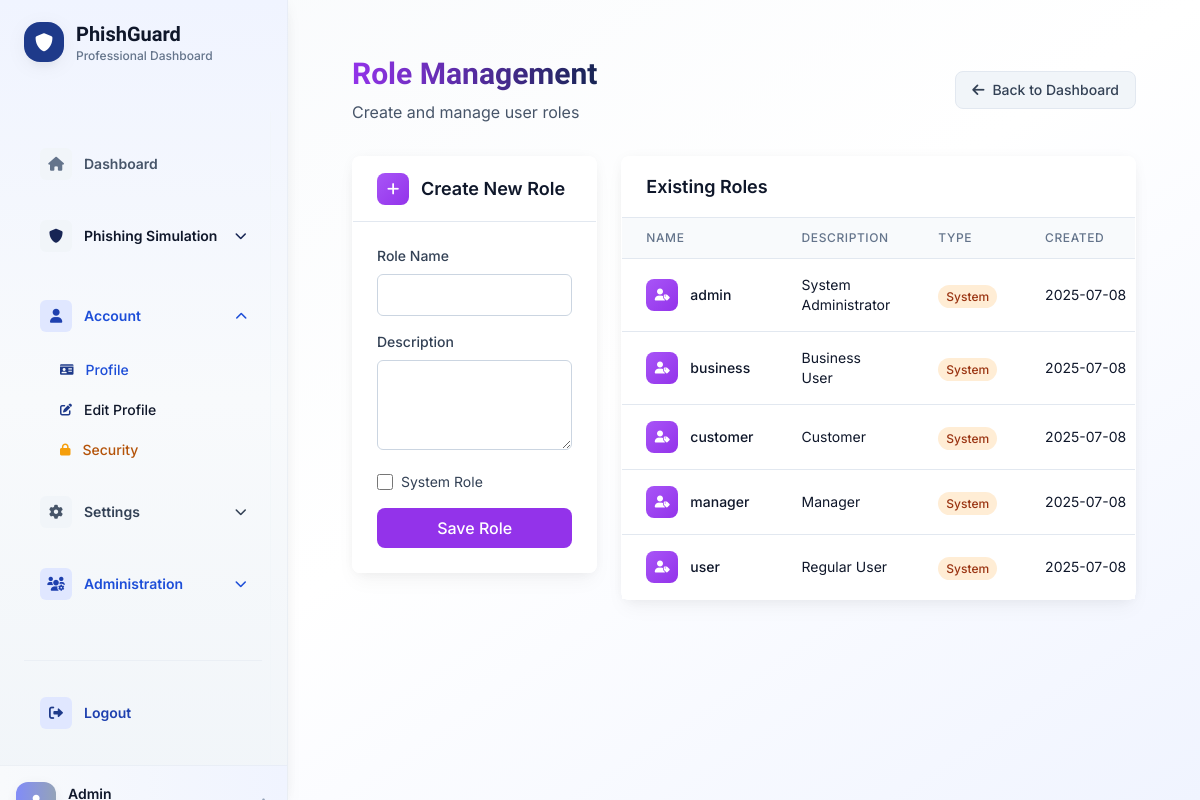
The page /admin/roles (signed in) on the database its author committed.
### app/models/user.py (models this page shows, shortened)
class User(UserMixin, db.Model):
    __tablename__ = 'users'
    id = db.Column(db.Integer, primary_key=True)
    email = db.Column(db.String(120), unique=True, nullable=False, index=True)
    password_hash = db.Column(db.String(255), nullable=False)
    first_name = db.Column(db.String(50), nullable=False)
    last_name = db.Column(db.String(50), nullable=False)
    phone_number = db.Column(db.String(20), nullable=True)
    date_of_birth = db.Column(db.Date, nullable=True)
    country = db.Column(db.String(2), nullable=False)  # ISO country code
    city = db.Column(db.String(100), nullable=False)
    address = db.Column(db.String(200), nullable=True)
    preferred_language = db.Column(db.String(5), nullable=False, default='en')
    account_type = db.Column(db.String(20), nullable=False, default='customer')  # customer, business, both
    account_status = db.Column(db.String(20), nullable=False, default='active')  # active, inactive, banned
    email_verified = db.Column(db.Boolean, nullable=False, default=False)
    email_verification_token = db.Column(db.String(255), nullable=True)
    email_verification_token_expires = db.Column(db.DateTime, nullable=True)
    business_name = db.Column(db.String(100), nullable=True)
    business_type = db.Column(db.String(50), nullable=True)
    business_description = db.Column(db.Text, nullable=True)
    website_url = db.Column(db.String(200), nullable=True)
    profile_image_url = db.Column(db.String(500), nullable=True)
    profile_image_thumbnail_url = db.Column(db.String(500), nullable=True)
    created_at = db.Column(db.DateTime, nullable=False, default=datetime.now)
    updated_at = db.Column(db.DateTime, nullable=False, default=datetime.now, onupdate=datetime.now)
    last_login = db.Column(db.DateTime, nullable=True)
    from app.models.rbac import user_roles
    roles = db.relationship('Role',
                          secondary=user_roles,
                          backref=db.backref('users', lazy='dynamic'),
                          lazy='dynamic')
    def has_role(self, role_name: str) -> bool:
        return self.roles.filter_by(name=role_name).first() is not None

### app/models/rbac.py (models this page shows, shortened)
class Role(db.Model):
    __tablename__ = 'roles'
    id = db.Column(db.Integer, primary_key=True)
    name = db.Column(db.String(64), unique=True, nullable=False)
    description = db.Column(db.String(255), nullable=True)
    is_system = db.Column(db.Boolean, default=False)  # System roles cannot be deleted
    created_at = db.Column(db.DateTime, default=datetime.now)
    permissions = db.relationship('Permission',
                                secondary=role_permissions,
                                back_populates='roles',
                                lazy='dynamic')

### app/views/admin/views.py (the view)
    def decorated_function(*args, **kwargs):
        if not current_user.is_authenticated or not current_user.has_role('admin'):
            flash('Access denied. Admin privileges required.', 'error')
            return redirect(url_for('main.index'))
        return f(*args, **kwargs)

### app/templates/admin/roles.html (shortened to what this page needs)
{% extends "layouts/app.html" %}
{% block page_content %}
<div class="max-w-7xl mx-auto px-4 sm:px-6 lg:px-8 py-6">
    <div class="mb-8">
        <div class="flex flex-col sm:flex-row sm:items-center sm:justify-between gap-4">
            <div>
                <h1
                    class="text-2xl md:text-3xl font-display font-bold bg-gradient-to-r from-purple-600 to-accent-600 bg-clip-text text-transparent">
                </h1>
                <p class="mt-2 text-sm md:text-base text-slate-600">Create and manage user roles</p>
            </div>
            <a href="{{ url_for('admin.dashboard') }}"
                class="inline-flex items-center px-4 py-2 bg-slate-100 hover:bg-slate-200 text-slate-700 text-sm font-medium rounded-lg transition-all duration-200 border border-slate-200">
                <i class="fas fa-arrow-left mr-2"></i>
                Back to Dashboard
            </a>
        </div>
    </div>
    <div class="grid grid-cols-1 lg:grid-cols-3 gap-6">
        <div class="lg:col-span-1">
            <div class="bg-white/90 backdrop-blur-xl rounded-lg border border-white/50 shadow-soft">
                <div class="px-6 py-4 border-b border-slate-200">
                    <h3 class="text-lg font-semibold text-slate-900 flex items-center">
                        <div
                            class="w-8 h-8 bg-gradient-to-br from-purple-500 to-purple-600 rounded-lg flex items-center justify-center mr-3">
                            <i class="fas fa-plus text-white text-sm"></i>
                        </div>
                        Create New Role
                    </h3>
                </div>
                <div class="p-6">
                    <form method="POST" action="{{ url_for('admin.create_role') }}">
                        <div class="space-y-4">
                            <div>
                                {{ form.name.label(class="block text-sm font-medium text-slate-700 mb-2") }}
                                {{ form.name(class="w-full px-3 py-2 border border-slate-300 rounded-md
                                focus:outline-none focus:ring-2 focus:ring-purple-500 focus:border-purple-500") }}
                            </div>
                            <div>
                                {{ form.description.label(class="block text-sm font-medium text-slate-700 mb-2") }}
                                {{ form.description(class="w-full px-3 py-2 border border-slate-300 rounded-md
                                focus:outline-none focus:ring-2 focus:ring-purple-500 focus:border-purple-500",
                                rows="3") }}
                            </div>
                            <div class="flex items-center">
                                {{ form.is_system(class="h-4 w-4 text-purple-600 focus:ring-purple-500 border-slate-300
                                rounded") }}
                                {{ form.is_system.label(class="ml-2 block text-sm text-slate-700") }}
                            </div>
                            <div>
                                {{ form.submit(class="w-full px-4 py-2 bg-purple-600 hover:bg-purple-700 text-white
                                font-medium rounded-lg transition-all duration-200") }}
                            </div>
                        </div>
                    </form>
                </div>
            </div>
        </div>
        <div class="lg:col-span-2">
            <div class="bg-white/90 backdrop-blur-xl rounded-lg border border-white/50 shadow-soft">
                <div class="px-6 py-4 border-b border-slate-200">
                    <h3 class="text-lg font-semibold text-slate-900">Existing Roles</h3>
                </div>
                <div class="overflow-x-auto">
                    <table class="min-w-full divide-y divide-slate-200">
                        <thead class="bg-slate-50">
                            <tr>
                                <th
                                    class="px-6 py-3 text-left text-xs font-medium text-slate-500 uppercase tracking-wider">
                                    Name</th>
                                <th
                                    class="px-6 py-3 text-left text-xs font-medium text-slate-500 uppercase tracking-wider">
                                    Description</th>
                                <th
                                    class="px-6 py-3 text-left text-xs font-medium text-slate-500 uppercase tracking-wider">
                                    Type</th>
                                <th
                                    class="px-6 py-3 text-left text-xs font-medium text-slate-500 uppercase tracking-wider">
                                    Created</th>
                            </tr>
                        </thead>
                        <tbody class="bg-white divide-y divide-slate-200">
                            {% for role in roles %}
                            <tr class="hover:bg-slate-50">
                                <td class="px-6 py-4 whitespace-nowrap">
                                    <div class="flex items-center">
                                        <div
                                            class="w-8 h-8 bg-gradient-to-br from-purple-500 to-purple-600 rounded-lg flex items-center justify-center mr-3">
                                            <i class="fas fa-user-tag text-white text-xs"></i>
                                        </div>
                                        <div>
                                            <div class="text-sm font-medium text-slate-900">{{ role.name }}</div>
                                        </div>
                                    </div>
                                </td>
                                <td class="px-6 py-4">
                                    <div class="text-sm text-slate-900">{{ role.description or 'No description' }}</div>
                                </td>
                                <td class="px-6 py-4 whitespace-nowrap">
                                    <span class="px-2 py-1 text-xs font-medium rounded-full
                                        {% if role.is_system %}bg-orange-100 text-orange-800
                                        {% else %}bg-blue-100 text-blue-800{% endif %}">
                                        {% if role.is_system %}System{% else %}Custom{% endif %}
                                    </span>
                                </td>
                                <td class="px-6 py-4 whitespace-nowrap text-sm text-slate-900">
                                    {{ role.created_at.strftime('%Y-%m-%d') }}
                                </td>
                            </tr>
                            {% endfor %}
                        </tbody>
                    </table>
                </div>
            </div>
        </div>
    </div>
</div>
{% endblock %}

### app/templates/layouts/app.html (shortened to what this page needs)
{% extends "base.html" %}
{% block content %}
<div class="flex h-screen bg-gradient-to-br from-secondary-50 via-white to-primary-50">
    <div class="hidden md:flex md:w-72 md:flex-col" x-data="{ isOpen: false }">
        <div
            class="flex flex-col flex-grow pt-5 overflow-y-auto bg-gradient-to-b from-primary-50 via-secondary-50 to-accent-100 backdrop-blur-xl border-r border-secondary-200/50 shadow-soft">
            <div class="flex items-center flex-shrink-0 px-6 pb-4">
                <div class="flex items-center">
                    <div
                        class="flex items-center justify-center w-10 h-10 rounded-2xl bg-gradient-to-r from-primary-500 to-accent-500 shadow-medium">
                        <i class="fas fa-shield-alt text-white text-lg"></i>
                    </div>
                    <div class="ml-3">
                        <h1 class="text-xl font-display font-semibold text-secondary-900">{{ _('PhishGuard') }}</h1>
                        <p class="text-xs text-secondary-500 font-medium">{{ _('Professional Dashboard') }}</p>
                    </div>
                </div>
            </div>
            <nav class="mt-8 flex-1 px-4 space-y-2">
                {% include 'components/sidebar_nav.html' %}
            </nav>
            {% if current_user.is_authenticated %}
            <div
                class="flex-shrink-0 border-t border-secondary-200/50 p-4 bg-gradient-to-r from-secondary-50 to-primary-50">
                <div class="flex items-center">
                    {% if current_user.profile_image_url %}
                    <img src="{{ current_user.profile_image_url }}" alt="{{ _('Profile') }}"
                        class="w-10 h-10 rounded-xl object-cover ring-2 ring-primary-200 shadow-soft">
                    {% else %}
                    <div
                        class="w-10 h-10 rounded-xl bg-gradient-to-r from-primary-400 to-accent-400 flex items-center justify-center shadow-soft">
                        <i class="fas fa-user text-white text-sm"></i>
                    </div>
                    {% endif %}
                    <div class="ml-3 flex-1">
                        <p class="text-sm font-semibold text-secondary-900">{{ current_user.first_name }}</p>
                    </div>
                    <div class="ml-2">
                        <button
                            class="p-1.5 rounded-lg text-secondary-400 hover:text-secondary-600 hover:bg-white/50 transition-all duration-200">
                        </button>
                    </div>
                </div>
            </div>
            {% endif %}
        </div>
    </div>
    <div class="flex flex-col flex-1 overflow-hidden">
        <main class="flex-1 overflow-y-auto">
            <div class="p-6 lg:p-8">
                {% block page_content %}{% endblock %}
            </div>
        </main>
    </div>
</div>
{% endblock %}

### rows shown on the page
User: first_name "Admin"
Role: name "admin", description "System Administrator", is_system "System", created_at "2025-07-08"
Role: name "business", description "Business User", is_system "System", created_at "2025-07-08"
Role: name "customer", description "Customer", is_system "System", created_at "2025-07-08"
Role: name "manager", description "Manager", is_system "System", created_at "2025-07-08"
Role: name "user", description "Regular User", is_system "System", created_at "2025-07-08"
